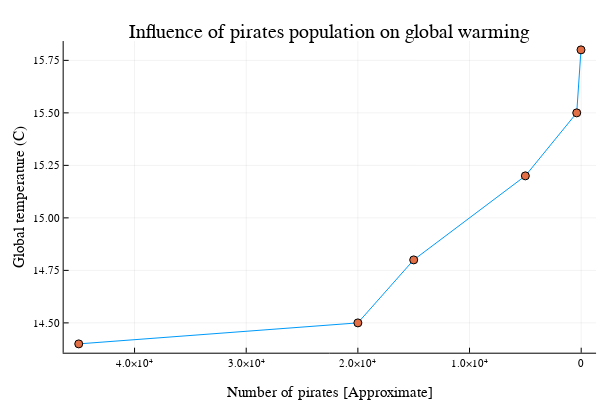

The cell this chart's notebook holds for it:
### Code cell
#はじめにデータをプロットしましょう
plot(numpirates, globaltemperatures, legend=false)
scatter!(numpirates, globaltemperatures, legend=false)

#時系列にあるようにx軸の向きを反転させます
xflip!()

xlabel!("Number of pirates [Approximate]")
ylabel!("Global temperature (C)")
title!("Influence of pirates population on global warming")

### Figure 1 — Plotly figure (JSON) as saved in the notebook; plotly's stock layout.template omitted (floating-point values rounded to 4 significant figures)
{"data": [{"colorbar": {"title": ""}, "legendgroup": "y1", "line": {"color": "rgba(0, 154, 250, 1.000)", "dash": "solid", "shape": "linear", "width": 1}, "mode": "lines", "name": "y1", "showlegend": true, "type": "scatter", "x": [45000, 20000, 15000, 5000, 400, 17], "xaxis": "x", "y": [14.4, 14.5, 14.8, 15.2, 15.5, 15.8], "yaxis": "y", "zmax": null, "zmin": null}, {"colorbar": {"title": ""}, "legendgroup": "y2", "marker": {"color": "rgba(227, 111, 71, 1.000)", "line": {"color": "rgba(0, 0, 0, 1.000)", "width": 1}, "size": 8, "symbol": "circle"}, "mode": "markers", "name": "y2", "showlegend": true, "type": "scatter", "x": [45000, 20000, 15000, 5000, 400, 17], "xaxis": "x", "y": [14.4, 14.5, 14.8, 15.2, 15.5, 15.8], "yaxis": "y", "zmax": null, "zmin": null}], "layout": {"annotations": [{"font": {"color": "rgba(0, 0, 0, 1.000)", "family": "sans-serif", "size": 20}, "rotation": 0, "showarrow": false, "text": "Influence of pirates population on global warming", "x": 0.5498, "xanchor": "center", "xref": "paper", "y": 1, "yanchor": "top", "yref": "paper"}], "height": 400, "margin": {"b": 20, "l": 0, "r": 0, "t": 20}, "paper_bgcolor": "rgba(255, 255, 255, 1.000)", "plot_bgcolor": "rgba(255, 255, 255, 1.000)", "showlegend": false, "width": 600, "xaxis": {"anchor": "y", "domain": [0.1061, 0.9934], "gridcolor": "rgba(0, 0, 0, 0.100)", "gridwidth": 0.5, "linecolor": "rgba(0, 0, 0, 1.000)", "mirror": false, "range": [46350.0, -1332.0], "showgrid": true, "showline": true, "showticklabels": true, "tickangle": 0, "tickcolor": "rgb(0, 0, 0)", "tickfont": {"color": "rgba(0, 0, 0, 1.000)", "family": "sans-serif", "size": 11}, "tickmode": "array", "ticks": "inside", "ticktext": ["0", "1.0×10⁴", "2.0×10⁴", "3.0×10⁴", "4.0×10⁴"], "tickvals": [0, 10000, 20000, 30000, 40000], "title": "Number of pirates [Approximate]", "titlefont": {"color": "rgba(0, 0, 0, 1.000)", "family": "sans-serif", "size": 15}, "type": "-", "visible": true, "zeroline": false, "zerolinecolor": "rgba(0, 0, 0, 1.000)"}, "yaxis": {"anchor": "x", "domain": [0.07581, 0.9415], "gridcolor": "rgba(0, 0, 0, 0.100)", "gridwidth": 0.5, "linecolor": "rgba(0, 0, 0, 1.000)", "mirror": false, "range": [14.36, 15.84], "showgrid": true, "showline": true, "showticklabels": true, "tickangle": 0, "tickcolor": "rgb(0, 0, 0)", "tickfont": {"color": "rgba(0, 0, 0, 1.000)", "family": "sans-serif", "size": 11}, "tickmode": "array", "ticks": "inside", "ticktext": ["14.50", "14.75", "15.00", "15.25", "15.50", "15.75"], "tickvals": [14.5, 14.75, 15, 15.25, 15.5, 15.75], "title": "Global temperature (C)", "titlefont": {"color": "rgba(0, 0, 0, 1.000)", "family": "sans-serif", "size": 15}, "type": "-", "visible": true, "zeroline": false, "zerolinecolor": "rgba(0, 0, 0, 1.000)"}}}
